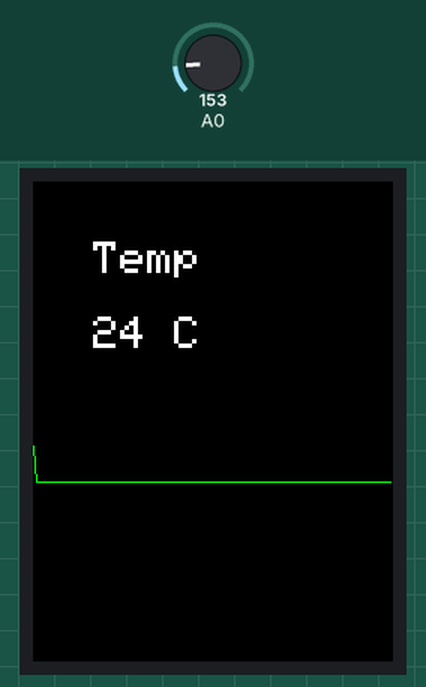
The sketch below on a simulated Arduino Uno, built with avr-gcc and run on an emulated ATmega328P. Shown: 240×320 colour display. The test bench sets the inputs (shaded band); at power-on: A0 = 153. What the sketch prints to the serial monitor is not drawn.

Above: at 1.4 s.
1.5 s: A0 set to 165
At 2.8 s:
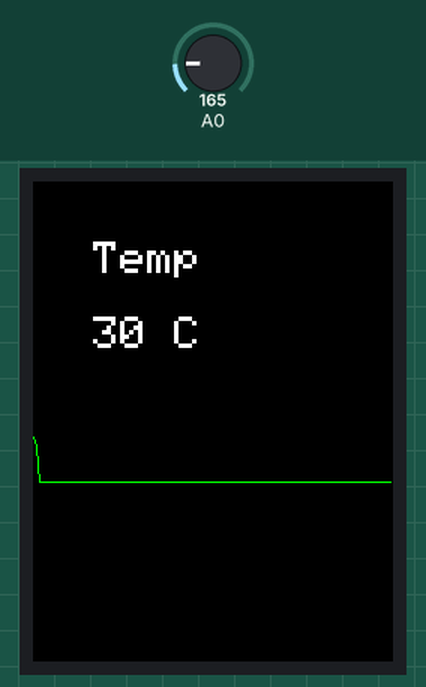
7.6 s: A0 set to 175
At 9.2 s:
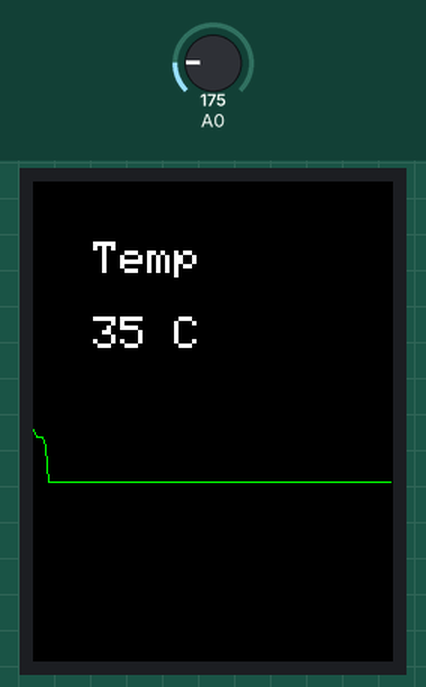
12.1 s: A0 set to 191
At 14.3 s:
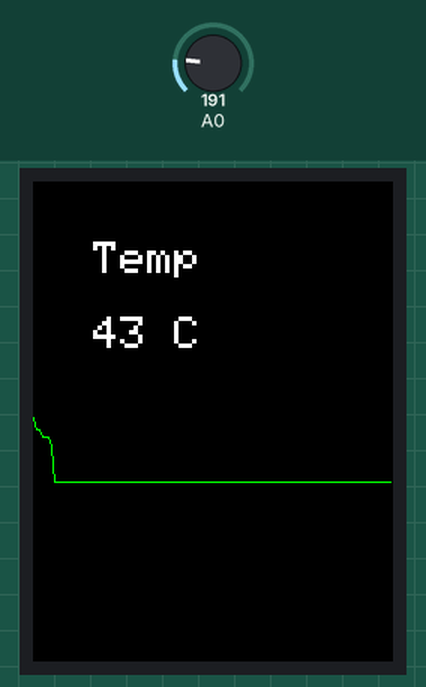
Timing chart, 0 to 15.8 s (numbered marks = the images above; inputs shaded):
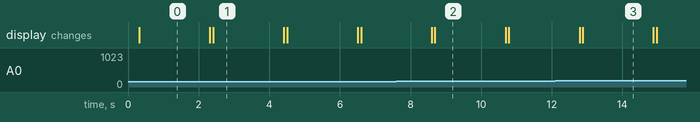

Measured:
- what the display in image 1 shows lasts 2.0 s, from 2.4 s to 4.4 s

The sketch:

project31f.ino
```cpp
// Project 31 - Temperature History Monitor

#include <Adafruit_ST7789.h>
#include <SPI.h>

// Display pins
#define TFT_CS   10
#define TFT_RST  9
#define TFT_DC   8

Adafruit_ST7789 tft = Adafruit_ST7789(TFT_CS, TFT_DC, TFT_RST);

// Temperature variables
int tcurrent = 0;
int tempArray[120];

// Read temperature from TMP36
void getTemp() {

  float sensor = 0;
  float voltage = 0;
  float celsius = 0;

  sensor = analogRead(A0);

  voltage = (sensor * 5000.0) / 1024.0;
  voltage = voltage - 500;
  celsius = voltage / 10;

  tcurrent = int(celsius);
  Serial.println(voltage);
  // Shift temperature history
  for (int i = 119; i > 0; i--) {
    tempArray[i] = tempArray[i - 1];
  }

  tempArray[0] = tcurrent;
}

void setup() {
  Serial.begin(9600);

  tft.init(240, 320);
  tft.fillScreen(ST77XX_BLACK);

  tft.setTextSize(2);
  tft.setTextColor(ST77XX_WHITE);

  // initialize array
  for (int i = 0; i < 120; i++) {
    tempArray[i] = 0;
  }
}

void loop() {

  getTemp();

  tft.fillScreen(ST77XX_BLACK);

  // Display temperature
  tft.setCursor(40, 40);
  tft.setTextSize(3);
  tft.print("Temp");

  tft.setCursor(40, 90);
  tft.print(tcurrent);
  tft.print(" C");

  // Draw simple temperature graph
  for (int i = 0; i < 119; i++) {

    int y1 = 200 - tempArray[i];
    int y2 = 200 - tempArray[i + 1];

    tft.drawLine(i * 2, y1, (i + 1) * 2, y2, ST77XX_GREEN);
  }

  delay(2000);
}
```
